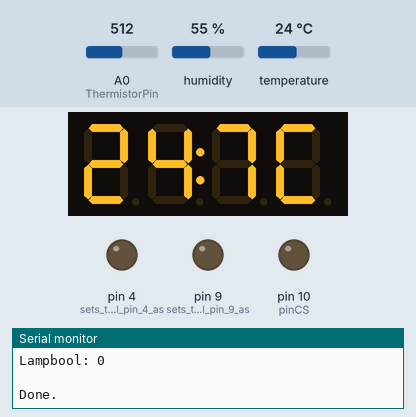
This sketch was run on a simulated Arduino Uno, built with avr-gcc and run on an emulated ATmega328P. On the bench: 4-digit seven-segment display, output pins drawn as LEDs (lit = HIGH), the last lines printed to the serial monitor. The inputs (shaded band) are chosen by the test bench; at power-on: A0 (ThermistorPin) = 512, humidity 55 %, temperature 24 °C. Storage starts empty.

Above: at 8.0 s.
8.1 s: A0 (ThermistorPin) set to 510
At 21.9 s:
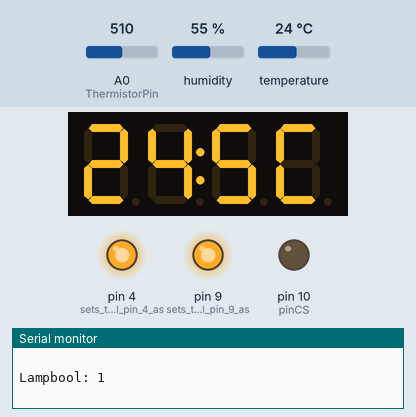
22.0 s: A0 (ThermistorPin) set to 531
At 29.6 s:
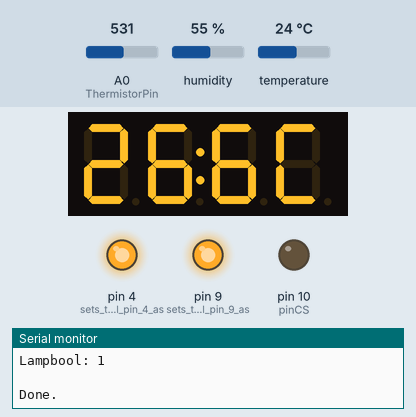
30.5 s: A0 (ThermistorPin) set to 558
At 37.7 s:
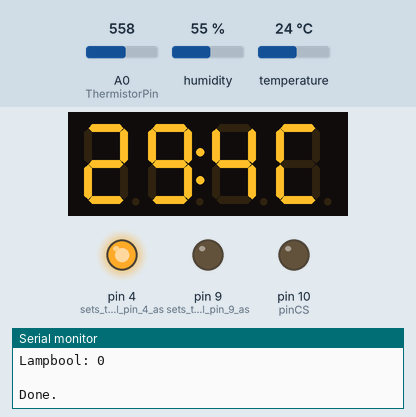
Timing chart, 0 to 39.2 s (numbered marks = the images above; inputs shaded):
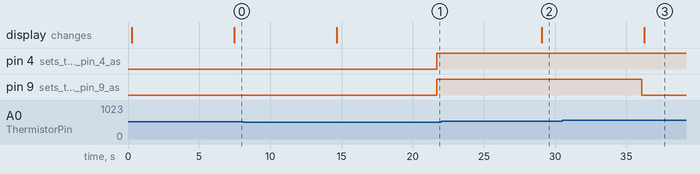

Measured:
- the behaviour switches between 511 and 510 on A0 (ThermistorPin) (found by bisection; images 0 and 1)
- the behaviour switches between 545 and 546 on A0 (ThermistorPin) (found by bisection; images 2 and 3)
- after the input at 8.1 s, pin 4 (sets_the_digital_pin_4_as), pin 9 (sets_the_digital_pin_9_as): LOW → HIGH after 13.6 s; the display: changes after 6.6 s (image 1)
- after the input at 22.0 s, the display: changes after 7.1 s (image 2)
- after the input at 30.5 s, the display: changes after 5.8 s (image 3)

The sketch:

arduino_brewerury.ino
```cpp
//Include libraries
#include "DHT.h" //DHT sensor //for DHT sensor and display of adafruit
#include "TM1637.h" //Display https://github.com/avishorp/TM1637
#include <ZzzMovingAvg.h> //Moving average: https://github.com/seralo/ZzzMovingAvg

//define moving average settings
ZzzMovingAvg <8, float, float> MovingAverageTemp;
int MovAv_counter;
float MovingAv;


//Defining variables of the display
int CLK = 8;
int DIO = 7;
//define output DHT sensor.
#define DHTPIN 2     // Digital pin connected to the DHT sensor
#define DHTTYPE DHT11   // DHT 11

// Initialize DHT sensor.
DHT dht(DHTPIN, DHTTYPE);

//anne definition of tm (display)
TM1637 tm(CLK,DIO);

//Thermistor Setup
int ThermistorPin = 0;
int Vo;

float R1 = 10000;
float logR2, R2, T_Therm;
float c1 = 1.009249522e-03, c2 = 2.378405444e-04, c3 = 2.019202697e-07;

// define variables
float Tset;
float Tdelay;
int NickTalkLength=10; //amount of variables exported to pi
float Counter;
int LampBool;
int FanDelay;
int FanDelayCounter;

//DataLogger SD
#include <SD.h>
#include <SPI.h>
File DataLogger;
int pinCS=10;

// used pins:2,4,7,8,9,10,11,12,13,analog1
void setup() {
/// SETUP START PARAMETERS

    Tset=25;                //desired temperature
    Tdelay=7000;           //data log&measure interval (ms)
    FanDelay=35;            //Amount of cycles (Tdelay) after which the fan stop
    Serial.begin(9600);
    Serial.println(F("Beste programma V1.6 nu met fanDelay."));
    //pinMode(8, OUTPUT);    // sets the digital pin 8 as output
    pinMode(9, OUTPUT);    // sets the digital pin 9 as output for power switch
    pinMode(4, OUTPUT);    // sets the digital pin 4 as output for Fan
    //pinMode(2,OUTPUT);    // Used for T/H sensor
    pinMode(7,OUTPUT);    // Display port
    pinMode(8, OUTPUT);    // Display port
    // CS of SD card module to pin 10 of Arduino
    // MOSI of SD card module to pin 11 of Arduino
    // MISO of SD card module to pin 12 of Arduino
    // SCK of SD card module to pin 13 of Arduino
    pinMode(pinCS, OUTPUT);
  /// SETUP START PARAMETERS

  // SD Card Initialization
  if (SD.begin())
  {
    Serial.println("SD card is ready to use.");
  } else
  {
    Serial.println("SD card initialization failed");
    return;
  }
 // rtc.begin();
 Counter=0;
 LampBool=0;

 //analog 1             //Thermistor input
  dht.begin();


  //anne

    // put your setup code here, to run once:
  tm.init();

  // set brightness; 0-7
  tm.set(2);

}

void loop() {

  // Reading temperature or humidity
  float h = dht.readHumidity();
  // Read temperature as Celsius (the default)
  float t = dht.readTemperature();
  // Read temperature as Fahrenheit (isFahrenheit = true)
  //float f = dht.readTemperature(false);


  //Thermistor measurement
  Vo = analogRead(ThermistorPin);
  R2 = R1 * (1023.0 / (float)Vo - 1.0);
  logR2 = log(R2);
  T_Therm = (1.0 / (c1 + c2*logR2 + c3*logR2*logR2*logR2));
  T_Therm = T_Therm - 273.15;
  T_Therm = (T_Therm * 9.0)/ 5.0 + 32.0;
  T_Therm = (T_Therm - 32) * 5/9;
  Counter=Counter+1;

  Serial.print("Temperature thermistor: ");
  Serial.print(T_Therm);
  Serial.println(" C");

//Display reset
int dig1 = 0;
int dig2 = 0;
int dig3 = 0;

// //DHT reading; Check if any reads failed and exit early (to try again).
//   if (isnan(h) || isnan(t) ) {
//     Serial.println(F("Failed to read from DHT sensor!"));
//     return;
//   }

  // // Compute heat index in Fahrenheit (the default)
  // //float hif = dht.computeHeatIndex(f, h);
  // // Compute heat index in Celsius (isFahreheit = false)
  // float hic = dht.computeHeatIndex(t, h, true);

  // add to moving average average
    MovingAverageTemp.add(T_Therm);
    MovingAv= MovingAverageTemp.get();

  ///// Switching of light and fan based on measured data of moving average of the thermistor, bucket temperature
  if (MovingAv > Tset+0.1) {
    digitalWrite(9, LOW);
      // Serial.println(("High"));
    LampBool=0;
    ;
  }
  if (MovingAv < Tset-0.3) {
    digitalWrite(9, HIGH);
    // Serial.println(("Low"));
    LampBool=1;
    ;
  }

 if (LampBool==1) {
    digitalWrite(4, HIGH);
    FanDelayCounter=0;
  }
 if (LampBool==0) {
    FanDelayCounter=FanDelayCounter+1;
    if (FanDelayCounter>FanDelay) {
      digitalWrite(4, LOW);
    }
  }

  //print output to internal port
  Serial.print(F("Temperature from thermistor: "));
  Serial.println(T_Therm);
  // Serial.println(F("Humidity: "));
  // Serial.print(h);
  // Serial.print("10");
  // Serial.println(F("Temperature: "));
  // Serial.print(t);
  // Serial.print("10");

  // Serial.print(F("    °C "));
  //Serial.print(f);
  // Serial.println(F("Heat index: "));
  // Serial.print(hic);
  // Serial.print("10");
  // Serial.println(F(" °C "));
  //Serial.print(hif);
  //Serial.println(F("°F"));
  Serial.print ("Moving average Check: ");
  Serial.println (MovingAv);
  Serial.print ("Origin moving average: ");
  Serial.println (MovingAverageTemp.get());

  // To Fix database script
  Serial.print("Writing to file... Counter: ");
  Serial.println(Counter);

  Serial.print("Fan Delay Counter: ");
  Serial.println(FanDelayCounter);
  Serial.println("  ");

  Serial.print("Lampbool: ");
  Serial.println(LampBool);
  Serial.println("  ");

//log data to SD kaart
   // Create/Open file
  DataLogger = SD.open("test.txt", FILE_WRITE);

  // if the file opened okay, write to it:
  if (DataLogger) {
    // Serial.print("Writing to file... Counter: ");
    // Serial.println(Counter);
    // Write to file
    DataLogger.print(Counter);
    DataLogger.print(";");
    DataLogger.print(t);
    DataLogger.print(";");
    DataLogger.print(T_Therm);
    DataLogger.print(";");
    DataLogger.print(MovingAverageTemp.get());
    DataLogger.print(";");
    DataLogger.println(LampBool);
    DataLogger.close(); // close the file


    //wtf is this
//    String NickTalk = 'Grafana Measurements=Counter:' + Counter + "ThermistorTemperature:"+  T_Therm+ ";AirTemperature:"+  t+  ";MovingAverageTemp:"+
//   MovingAverageTemp.get()+ "LampBool:"+ LampBool
//   Serial.println(NickTalk)
    //char NickTalk[]={'Grafana Measurements=Counter:', Counter, "ThermistorTemperature:",  T_Therm, ";AirTemperature:",  t,  ";MovingAverageTemp:",
    //MovingAverageTemp.get(), "LampBool:", LampBool};

    //for (int i = 0; i < NickTalkLength; i++) Serial.print(NickTalk[i]);
    //Serial.println(NickTalk[2]);


    Serial.println("Done.");

//    Serial.println("Grafana Measurements=Counter:" Counter ";ThermistorTemperature:"  T_Therm ";AirTemperature:"  t  ";MovingAverageTemp:"  MovingAverageTemp.get() ";LampBool:" LampBool)
  }
  // if the file didn't open, print an error:
  else {
    Serial.println("error opening test.txt");
  }


//print to screen
dig1 = T_Therm/10;
dig2 = T_Therm - (dig1 * 10);
dig3 = (T_Therm * 10) - (dig1 * 100) - (dig2 * 10);

//Serial.print(dig3);

  tm.display(0,dig1);
  tm.display(1,dig2);
  tm.point(1);
  tm.display(2,dig3);
  tm.display(3,12);

  // Wait a few seconds between measurements.
  delay(Tdelay);

}
```
